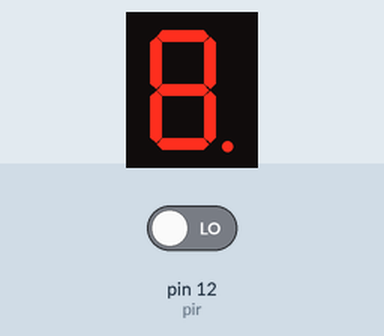
Recording of a sketch running on a simulated Arduino Uno, built with avr-gcc and run on an emulated ATmega328P. Parts: 1-digit seven-segment display. Wiring (inferred from the names in the program): 1-digit 7-segment display, segments lit when HIGH: segments pin 7, pin 6, pin 4, pin 11, pin 10, pin 8, pin 9, pin 5. The inputs (shaded band) are chosen by the test bench; at power-on: pin 12 (pir) LOW. The segment pins are drawn as the display they are named for.

Above: at 1.2 s.
1.3 s: pin 12 (pir) driven HIGH
At 1.6 s:
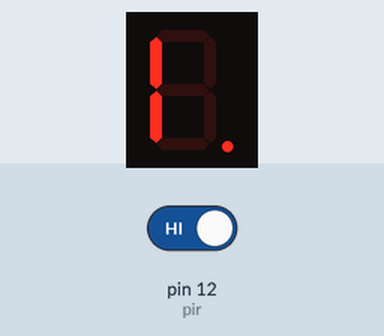
At 4.0 s:
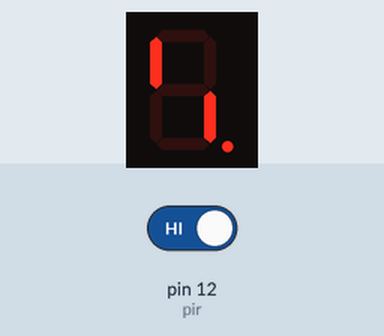
13.3 s: pin 12 (pir) driven LOW
At 16.2 s:
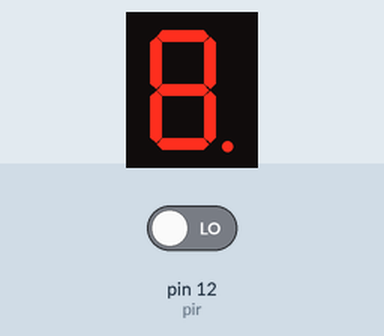
Timing chart, 0 to 17.7 s (numbered marks = the images above; inputs shaded):
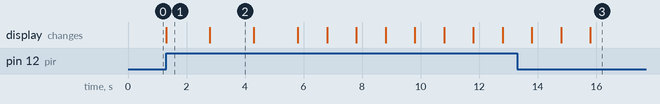

The sketch:

_7segmentmarcus.ino
```cpp
#define bokstavtid 1000 //Tid för bokstäverna i segmenten.
#define siffertid 1500 //Tid för siffrorna i segmenten
#define pir 12 //Pir sensor

//Variabler
int a=7, b=6, c=4, d=11, e=10, f=8, g=9, dp=5;

//Här börjar jag definera funktioner
  int digital_av()
{
  digitalWrite(a,HIGH);
  digitalWrite(b,HIGH);
  digitalWrite(c,HIGH);
  digitalWrite(d,HIGH);
  digitalWrite(e,HIGH);
  digitalWrite(f,HIGH);
  digitalWrite(g,HIGH);
  digitalWrite(dp,HIGH);
}

void digital_3(void)
{
  digitalWrite(a,LOW);
  digitalWrite(b,LOW);
  digitalWrite(c,LOW);
  digitalWrite(d,LOW);
  digitalWrite(e,HIGH);
  digitalWrite(f,HIGH);
  digitalWrite(g,LOW);
  digitalWrite(dp,HIGH);
}

void digital_2(void)
{
  digitalWrite(a,LOW);
  digitalWrite(b,LOW);
  digitalWrite(c,HIGH);
  digitalWrite(d,LOW);
  digitalWrite(e,LOW);
  digitalWrite(f,HIGH);
  digitalWrite(g,LOW);
  digitalWrite(dp,HIGH);
}

void digital_1(void)
{
  digitalWrite(a,HIGH);
  digitalWrite(b,HIGH);
  digitalWrite(c,HIGH);
  digitalWrite(d,HIGH);
  digitalWrite(e,LOW);
  digitalWrite(f,LOW);
  digitalWrite(g,HIGH);
  digitalWrite(dp,HIGH);
}

void digital_A(void)
{
  digitalWrite(a,LOW);
  digitalWrite(b,LOW);
  digitalWrite(c,LOW);
  digitalWrite(d,HIGH);
  digitalWrite(e,LOW);
  digitalWrite(f,LOW);
  digitalWrite(g,LOW);
  digitalWrite(dp,HIGH);
}

void digital_B(void)
{
  digitalWrite(a,HIGH);
  digitalWrite(b,HIGH);
  digitalWrite(c,LOW);
  digitalWrite(d,LOW);
  digitalWrite(e,LOW);
  digitalWrite(f,LOW);
  digitalWrite(g,LOW);
  digitalWrite(dp,HIGH);
}
void digital_C(void)
{
  digitalWrite(a,LOW);
  digitalWrite(b,HIGH);
  digitalWrite(c,HIGH);
  digitalWrite(d,LOW);
  digitalWrite(e,LOW);
  digitalWrite(f,LOW);
  digitalWrite(g,HIGH);
  digitalWrite(dp,HIGH);
}
void digital_D(void)
{
  digitalWrite(a,HIGH);
  digitalWrite(b,LOW);
  digitalWrite(c,LOW);
  digitalWrite(d,LOW);
  digitalWrite(e,LOW);
  digitalWrite(f,HIGH);
  digitalWrite(g, LOW);
  digitalWrite(dp,HIGH);
}
void digital_E(void)
{
  digitalWrite(a,LOW);
  digitalWrite(b,HIGH);
  digitalWrite(c,HIGH);
  digitalWrite(d,LOW);
  digitalWrite(e,LOW);
  digitalWrite(f,LOW);
  digitalWrite(g, LOW);
  digitalWrite(dp,HIGH);
}

void digital_F(void)
{
  digitalWrite(a,LOW);
  digitalWrite(b,HIGH);
  digitalWrite(c,HIGH);
  digitalWrite(d,HIGH);
  digitalWrite(e,LOW);
  digitalWrite(f,LOW);
  digitalWrite(g, LOW);
  digitalWrite(dp,HIGH);
}

void digital_G(void)
{
  digitalWrite(a,LOW);
  digitalWrite(b,HIGH);
  digitalWrite(c,LOW);
  digitalWrite(d,LOW);
  digitalWrite(e,LOW);
  digitalWrite(f,LOW);
  digitalWrite(g,LOW);
  digitalWrite(dp,HIGH);
}

void digital_H(void)
{
  digitalWrite(a,HIGH);
  digitalWrite(b,LOW);
  digitalWrite(c,LOW);
  digitalWrite(d,HIGH);
  digitalWrite(e,LOW);
  digitalWrite(f,LOW);
  digitalWrite(g, LOW);
  digitalWrite(dp,HIGH);
}

void digital_I(void)
{
  digitalWrite(a,HIGH);
  digitalWrite(b,HIGH);
  digitalWrite(c,HIGH);
  digitalWrite(d,HIGH);
  digitalWrite(e,LOW);
  digitalWrite(f,LOW);
  digitalWrite(g, HIGH);
  digitalWrite(dp,HIGH);
}
void digital_J(void)
{
  digitalWrite(a,HIGH);
  digitalWrite(b,LOW);
  digitalWrite(c,LOW);
  digitalWrite(d,LOW);
  digitalWrite(e,HIGH);
  digitalWrite(f,HIGH);
  digitalWrite(g,HIGH);
  digitalWrite(dp,HIGH);
}

void setup()
{
  pinMode(pir, INPUT);
//Räknare
int i;
for(i=4;i<=11;i++){
  pinMode(i, OUTPUT);
}
}

void loop()
{
  //Kallar på alla funktioner ifall PIR sensorn känner av något
  if(digitalRead(pir)==HIGH)
  {

  digital_3();
  delay(siffertid);
  digital_2();
  delay(siffertid);
  digital_1();
  delay(siffertid);


  digital_A();
  delay(bokstavtid);
  digital_B();
  delay(bokstavtid);
  digital_C();
  delay(bokstavtid);
  digital_D();
  delay(bokstavtid);
  digital_E();
  delay(bokstavtid);
  digital_F();
  delay(bokstavtid);
  digital_G();
  delay(bokstavtid);
  digital_H();
  delay(bokstavtid);
  digital_I();
  delay(bokstavtid);
  digital_J();
  delay(bokstavtid);
  }

// stannar segmenten ifall PIR sensorn inte känner av något.
  if(digitalRead(pir)==LOW){
   digital_av();
  }
}
```

Measured:
- after the input at 1.3 s, the display: changes at once (image 1)
- what the display in image 1 shows lasts 1.5 s, from 1.3 s to 2.8 s
